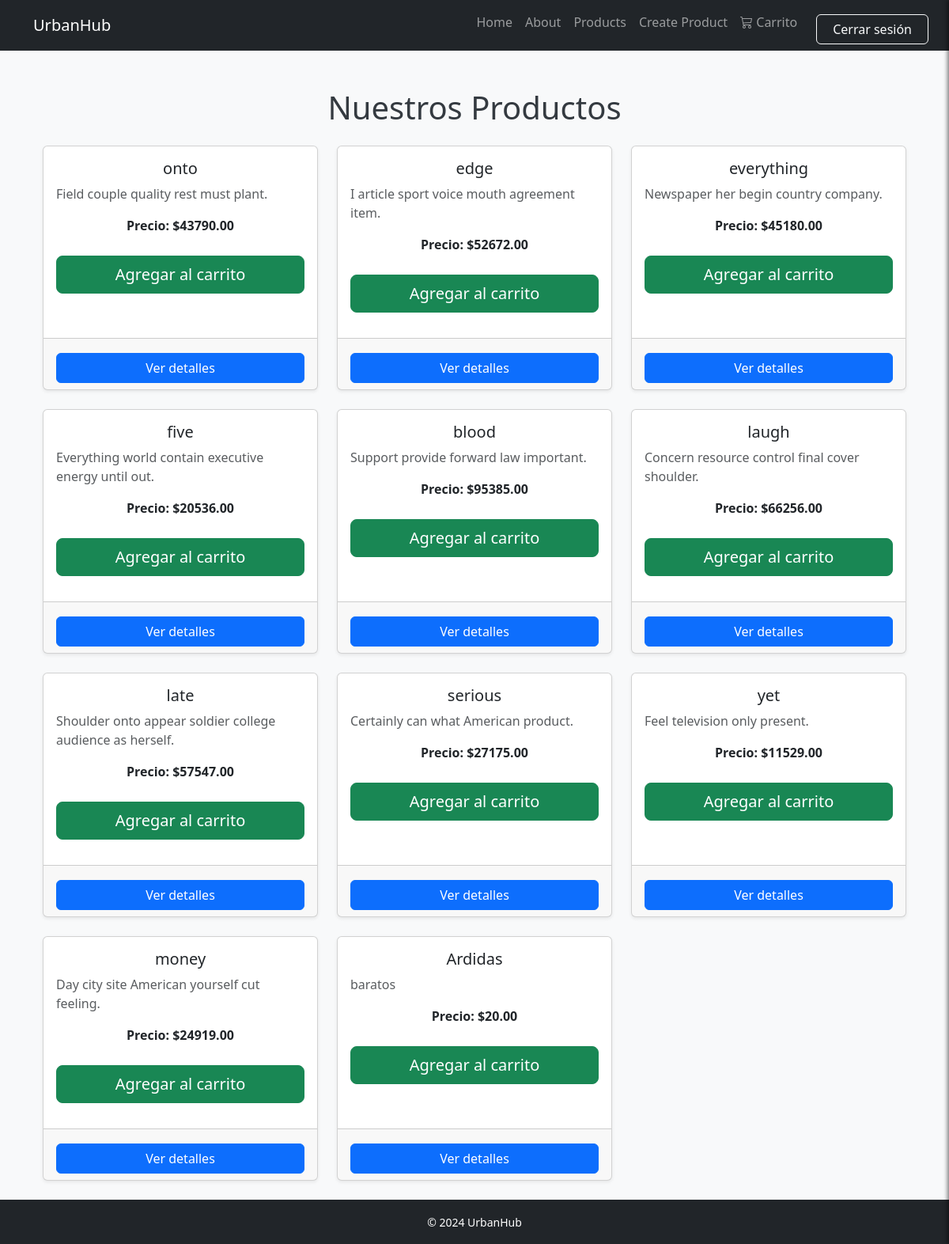
Screenshot of /products/ (signed in) with the database file from the repository.
### urbanApp/models.py (models this page shows, shortened)
class Product(models.Model):
    name = models.CharField(max_length=255)
    price = models.DecimalField(max_digits=10, decimal_places=2)
    description = models.TextField()
    created_at = models.DateTimeField(auto_now_add=True)
    updated_at = models.DateTimeField(auto_now=True)

### urbanApp/views.py (the view)
# urls.py: path('products/', ProductListView.as_view(), name='product-list'),
class ProductListView(LoginRequiredMixin,ListView):
    model = Product
    template_name = 'products/index.html'
    context_object_name = 'products'

### urbanApp/templates/products/index.html (shortened to what this page needs)
{% extends 'urbanApp/base.html' %}
{% block content %}
<div class="container mt-5">
    <h1 class="text-center mb-4">Nuestros Productos</h1>
    <div class="row">
        {% for product in products %}
        <div class="col-md-4 mb-4">
            <div class="card h-100 shadow-sm">
                <div class="card-body">
                    <h5 class="card-title text-center">{{ product.name }}</h5>
                    <p class="card-text text-muted">{{ product.description|truncatewords:20 }}</p>
                    <p class="card-text text-center fw-bold">Precio: ${{ product.price }}</p>
                    <form class="add-to-cart-form" action="{% url 'add_to_cart' product.id %}" method="post">
                        <button type="submit" class="btn btn-success btn-lg mb-3">Agregar al carrito</button>
                    </form>
                </div>
                <div class="card-footer d-flex justify-content-between">
                    <a href="{% url 'product-detail' product.id %}" class="btn btn-primary">Ver detalles</a>
                </div>
            </div>
        </div>
        {% endfor %}
    </div>
</div>
{% endblock %}

### urbanApp/templates/urbanApp/base.html (shortened to what this page needs)
{% load static %}
<!doctype html>
<html lang="en">
<head>
  <link href="https://cdn.jsdelivr.net/npm/bootstrap@5.3.0-alpha1/dist/css/bootstrap.min.css" rel="stylesheet" />
  <link href="{% static 'urbanApp/style.css' %}" rel="stylesheet" />
  <link href="https://cdn.jsdelivr.net/npm/bootstrap-icons/font/bootstrap-icons.css" rel="stylesheet">
</head>
<body>
  <nav class="navbar navbar-expand-lg navbar-dark bg-dark">
    <div class="container">
      <a class="navbar-brand" href="#">UrbanHub</a>
      <div class="collapse navbar-collapse" id="navbarNavAltMarkup">
        <div class="navbar-nav ms-auto">
          <a class="nav-link" href="{% url 'home' %}">Home</a>
          <a class="nav-link" href="{% url 'about' %}">About</a>
          <a class="nav-link" href="{% url 'product-list' %}">Products</a>
          <a class="nav-link" href="{% url 'product-create' %}">Create Product</a>
          <a class="nav-link" href="javascript:void(0)" id="open-cart">
            <i class="bi bi-cart3"></i>
            <span id="cart-total-quantity">Carrito</span>
          </a>
          {% if user.is_authenticated %}
            <form action="{% url 'logout' %}" method="post" class="d-inline">
              <button type="submit" class="btn btn-outline-light ms-3">Cerrar sesión</button>
            </form>
          {% else %}
            <a class="btn btn-outline-light ms-3" href="{% url 'login' %}">Iniciar sesión</a>
          {% endif %}
        </div>
      </div>
    </div>
  </nav>
  <div class="container mt-5">
    {% block content %}
    {% endblock %}
  </div>
  <footer class="bg-dark text-center text-white py-3">
    <div class="container">
      <small>&copy; 2024 UrbanHub</small>
    </div>
  </footer>
</body>
</html>

### urbanApp/static/urbanApp/style.css (style rules this page uses)
body { background-color: #f8f9fa; }
h1 { color: #343a40; }

### urbanApp/templates/urbanApp/base.html (style rules this page uses)
.btn { width: 100%; margin-top: 10px; }

### rows the page displays
Product: name "onto", description "Field couple quality rest must plant.", price "43790.00"
Product: name "edge", description "I article sport voice mouth agreement item.", price "52672.00"
Product: name "everything", description "Newspaper her begin country company.", price "45180.00"
Product: name "five", description "Everything world contain executive energy until out.", price "20536.00"
Product: name "blood", description "Support provide forward law important.", price "95385.00"
Product: name "laugh", description "Concern resource control final cover shoulder.", price "66256.00"
Product: name "late", description "Shoulder onto appear soldier college audience as herself.", price "57547.00"
Product: name "serious", description "Certainly can what American product.", price "27175.00"
Product: name "yet", description "Feel television only present.", price "11529.00"
Product: name "money", description "Day city site American yourself cut feeling.", price "24919.00"
Product: name "Ardidas", description "baratos", price "20.00"
